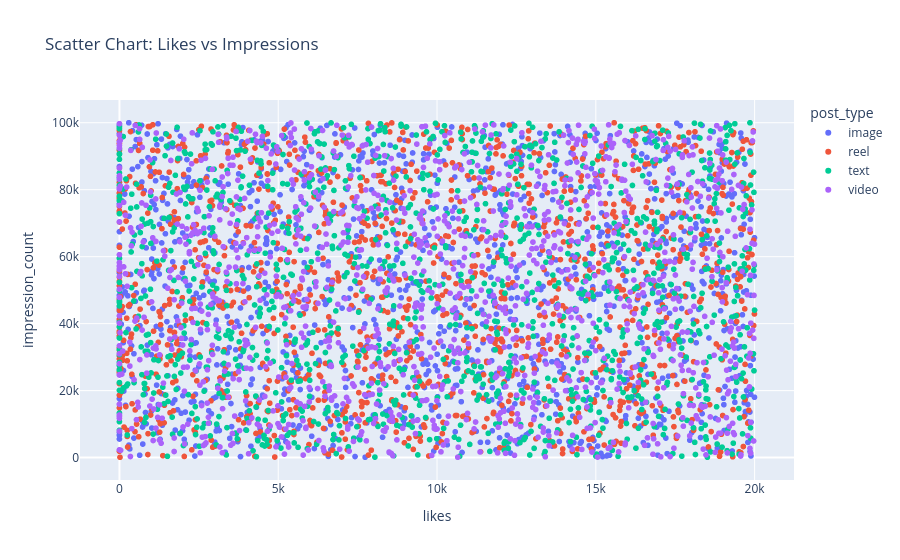

Source (notebook cell):
### Code cell
fig = px.scatter(df_clean,
                 x='likes',
                 y='impression_count',
                 color='post_type',
                 title='Scatter Chart: Likes vs Impressions')
fig.show()

### Figure 1 — Plotly figure (JSON) as saved in the notebook; plotly's stock layout.template omitted (floating-point values rounded to 4 significant figures; data arrays with more than 128 entries replaced by an {"elided": "..."} marker saying what was removed)
{"data": [{"hovertemplate": "post_type=image<br>likes=%{x}<br>impression_count=%{y}<extra></extra>", "legendgroup": "image", "marker": {"color": "#636efa", "symbol": "circle"}, "mode": "markers", "name": "image", "showlegend": true, "type": "scattergl", "x": {"elided": "1247 float values"}, "xaxis": "x", "y": {"elided": "1247 int values"}, "yaxis": "y"}, {"hovertemplate": "post_type=reel<br>likes=%{x}<br>impression_count=%{y}<extra></extra>", "legendgroup": "reel", "marker": {"color": "#EF553B", "symbol": "circle"}, "mode": "markers", "name": "reel", "showlegend": true, "type": "scattergl", "x": {"elided": "1283 float values"}, "xaxis": "x", "y": {"elided": "1283 int values"}, "yaxis": "y"}, {"hovertemplate": "post_type=text<br>likes=%{x}<br>impression_count=%{y}<extra></extra>", "legendgroup": "text", "marker": {"color": "#00cc96", "symbol": "circle"}, "mode": "markers", "name": "text", "showlegend": true, "type": "scattergl", "x": {"elided": "1245 float values"}, "xaxis": "x", "y": {"elided": "1245 int values"}, "yaxis": "y"}, {"hovertemplate": "post_type=video<br>likes=%{x}<br>impression_count=%{y}<extra></extra>", "legendgroup": "video", "marker": {"color": "#ab63fa", "symbol": "circle"}, "mode": "markers", "name": "video", "showlegend": true, "type": "scattergl", "x": {"elided": "1225 float values"}, "xaxis": "x", "y": {"elided": "1225 int values"}, "yaxis": "y"}], "layout": {"legend": {"title": {"text": "post_type"}, "tracegroupgap": 0}, "title": {"text": "Scatter Chart: Likes vs Impressions"}, "xaxis": {"anchor": "y", "domain": [0, 1], "title": {"text": "likes"}}, "yaxis": {"anchor": "x", "domain": [0, 1], "title": {"text": "impression_count"}}}}
